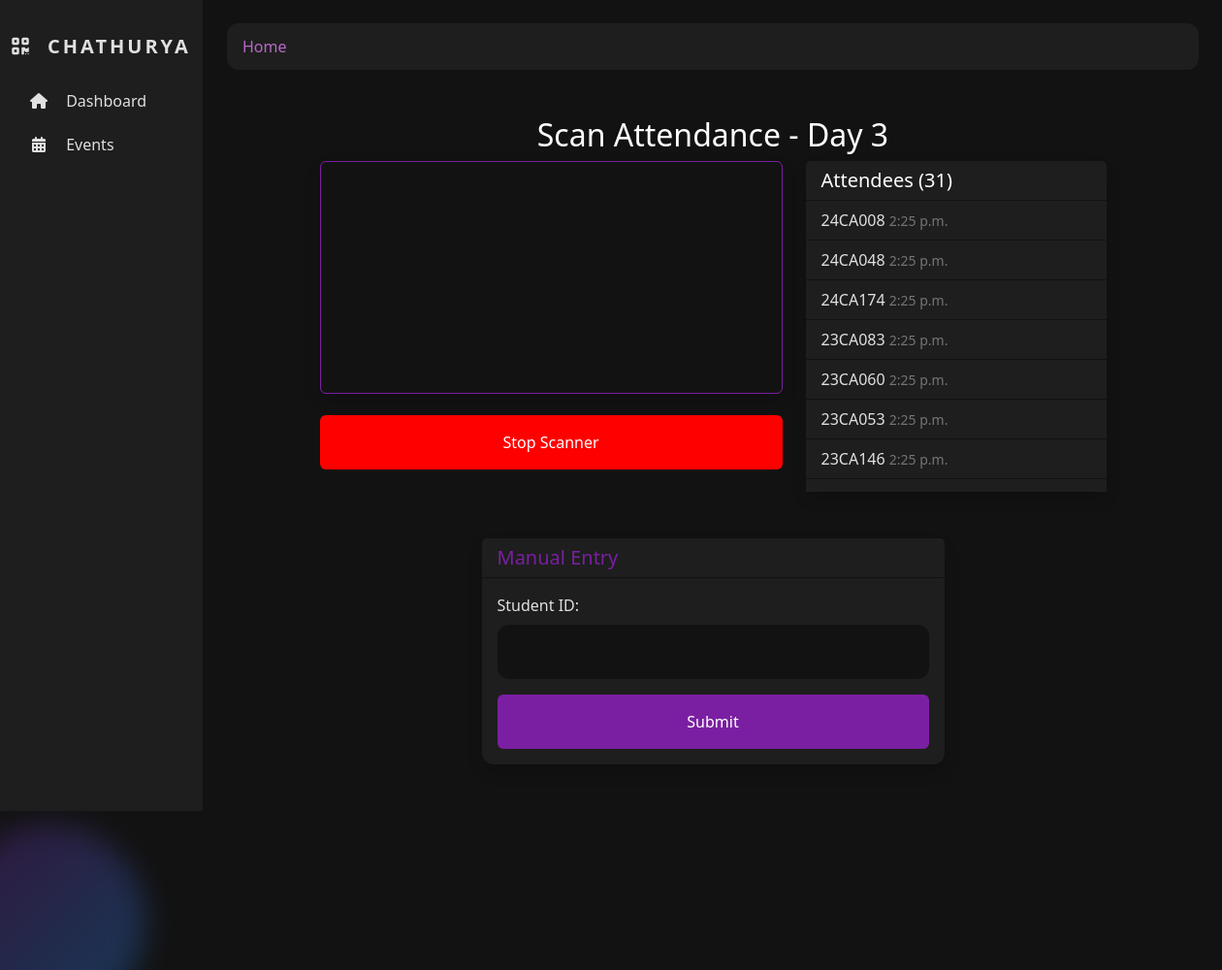
The page /scan/4/ on the database its author committed.
### events/models.py (models this page shows, shortened)
class Event(models.Model):
    name = models.CharField(max_length=100)
    date = models.DateField()
    is_multi_day = models.BooleanField(default=False)
    created_at = models.DateTimeField(auto_now_add=True)

### scanner/models.py (models this page shows, shortened)
class Attendance(models.Model):
    event = models.ForeignKey(Event, on_delete=models.CASCADE)
    student_id = models.CharField(max_length=50)
    timestamp = models.DateTimeField(auto_now_add=True)
    class Meta:
        unique_together = ('event', 'student_id')

### scanner/views.py (the view)
# urls.py: path('<int:event_id>/', views.scanner_view, name='scanner'),
def scanner_view(request, event_id):
    event = get_object_or_404(Event, id=event_id)
    attendees = Attendance.objects.filter(event=event).order_by('-timestamp')
    return render(request, 'scanner/scanner.html', {'event': event, 'attendees': attendees})

### scanner/templates/scanner/scanner.html (shortened to what this page needs)
{% extends 'base.html' %}
{% block content %}
<div class="container mt-5">
  <div id="scan-result" class="position-fixed top-0 end-0 p-3" style="z-index: 11; width: 350px; margin-top: 20px;"></div>
  <h2 class="text-center" style="color: var(--text-primary);">Scan Attendance - {{ event.name }}</h2>
  <div class="row justify-content-center">
    <div class="col-md-6">
      <video id="scanner-video" width="100%" autoplay class="border rounded shadow" style="border-color: var(--accent-primary) !important;"></video>
      <button id="stop-scan" class="btn mt-3 w-100" style="background-color: red; color: var(--text-primary); height: var(--button-height);">Stop Scanner</button>
    </div>
    <div class="col-md-4">
      <div class="card shadow" style="background-color: var(--bg-secondary);">
        <div class="card-header" style="background-color: var(--bg-secondary); color: var(--text-primary);">
          <h5 class="mb-0">Attendees ({{ attendees|length }})</h5>
        </div>
        <div class="card-body p-0">
          <ul class="list-group list-group-flush" style="max-height: 300px; overflow-y: auto; background-color: var(--bg-secondary);">
            {% for attendee in attendees %}
              <li class="list-group-item" style="background-color: var(--bg-secondary); color: var(--text-secondary); border-color: var(--bg-primary);">
                {{ attendee.student_id }} <small style="color: var(--text-tertiary);">{{ attendee.timestamp|time }}</small>
              </li>
            {% endfor %}
          </ul>
        </div>
      </div>
    </div>
  </div>
  <div class="row justify-content-center mt-4">
    <div class="col-md-6">
      <div class="card shadow" style="background-color: var(--bg-secondary);">
        <div class="card-header" style="background-color: var(--bg-secondary); color: var(--accent-primary);">
          <h5 class="mb-0">Manual Entry</h5>
        </div>
        <div class="card-body">
          <form id="manual-form" method="POST" action="{% url 'process_scan' event.id %}">
            <div class="mb-3">
              <label for="manual_id" class="form-label" style="color: var(--text-secondary);">Student ID:</label>
              <input type="text" class="form-control" id="manual_id" name="student_id" required style="background-color: var(--bg-primary); color: var(--text-primary); border-color: var(--bg-primary);">
            </div>
            <button type="submit" class="btn w-100" style="background-color: var(--accent-primary); color: var(--text-primary); height: var(--button-height);">Submit</button>
          </form>
        </div>
      </div>
    </div>
  </div>
</div>
{% endblock %}

### templates/base.html (style rules this page uses)
:root { --bg-primary: #121212; --bg-secondary: #1E1E1E; --accent-primary: #7b1fa2; --accent-focus: #ba68c8; --accent-gradient-start: #7b1fa2; --accent-gradient-end: #2196f3; --text-primary: #ffffff; --text-secondary: #e0e0e0; --text-tertiary: #757575; --border-radius: 12px; --button-height: 56px; }
body { background-color: var(--bg-primary); color: var(--text-primary); font-family: 'Segoe UI', Roboto, 'Helvetica Neue', sans-serif; }
.form-control { background-color: var(--bg-secondary); border: none; color: var(--text-primary); border-radius: var(--border-radius); padding: 12px 16px; height: var(--button-height); }
.card { background-color: var(--bg-secondary); border: none; border-radius: var(--border-radius); margin-bottom: 24px; }
.card-header { background-color: rgba(0, 0, 0, 0.2); border-bottom: 1px solid var(--bg-primary); font-weight: bold; }

### scanner/templates/scanner/scanner.html (style rules this page uses)
:root { --bg-primary: #121212; --bg-secondary: #1E1E1E; --accent-primary: #7b1fa2; --accent-focus: #ba68c8; --accent-gradient-start: #7b1fa2; --accent-gradient-end: #2196f3; --text-primary: #ffffff; --text-secondary: #e0e0e0; --text-tertiary: #757575; --border-radius: 12px; --button-height: 56px; }
#scanner-video { max-height: 60vh; background: var(--bg-primary); }
body { background-color: var(--bg-primary); color: var(--text-primary); }

### rows shown on the page
Event: name "Day 3"
Attendance: student_id "24CA008", timestamp "2:25 p.m."
Attendance: student_id "24CA048", timestamp "2:25 p.m."
Attendance: student_id "24CA174", timestamp "2:25 p.m."
Attendance: student_id "23CA083", timestamp "2:25 p.m."
Attendance: student_id "23CA060", timestamp "2:25 p.m."
Attendance: student_id "23CA053", timestamp "2:25 p.m."
Attendance: student_id "23CA146", timestamp "2:25 p.m."

### other values the page prints
{{ attendees|length }} "31"
